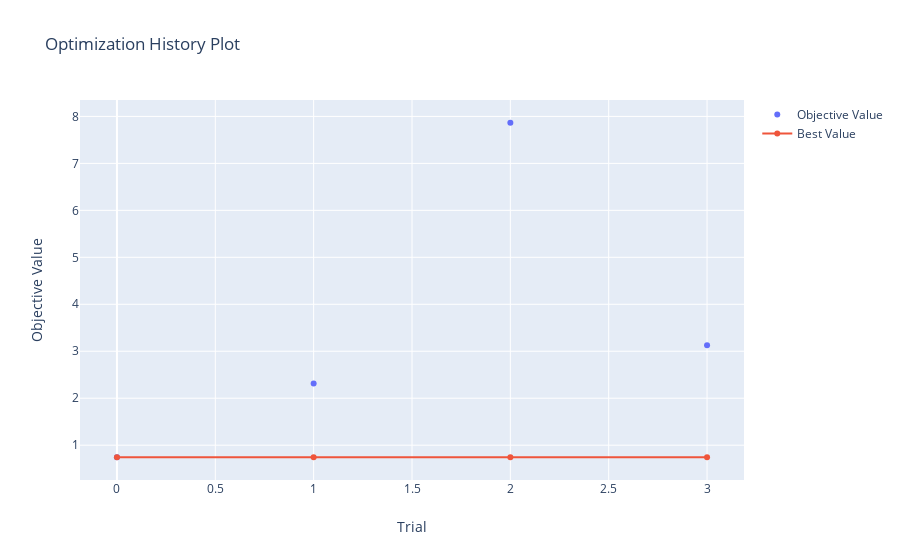

This figure's notebook cell:
### Code cell
plot_optimization_history(study)

### Figure 1 — Plotly figure (JSON) as saved in the notebook; plotly's stock layout.template omitted (floating-point values rounded to 4 significant figures)
{"data": [{"mode": "markers", "name": "Objective Value", "type": "scatter", "x": [0, 1, 2, 3], "y": [0.7434, 2.311, 7.865, 3.129]}, {"name": "Best Value", "type": "scatter", "x": [0, 1, 2, 3], "y": [0.7434, 0.7434, 0.7434, 0.7434]}], "layout": {"title": {"text": "Optimization History Plot"}, "xaxis": {"title": {"text": "Trial"}}, "yaxis": {"title": {"text": "Objective Value"}}}}
